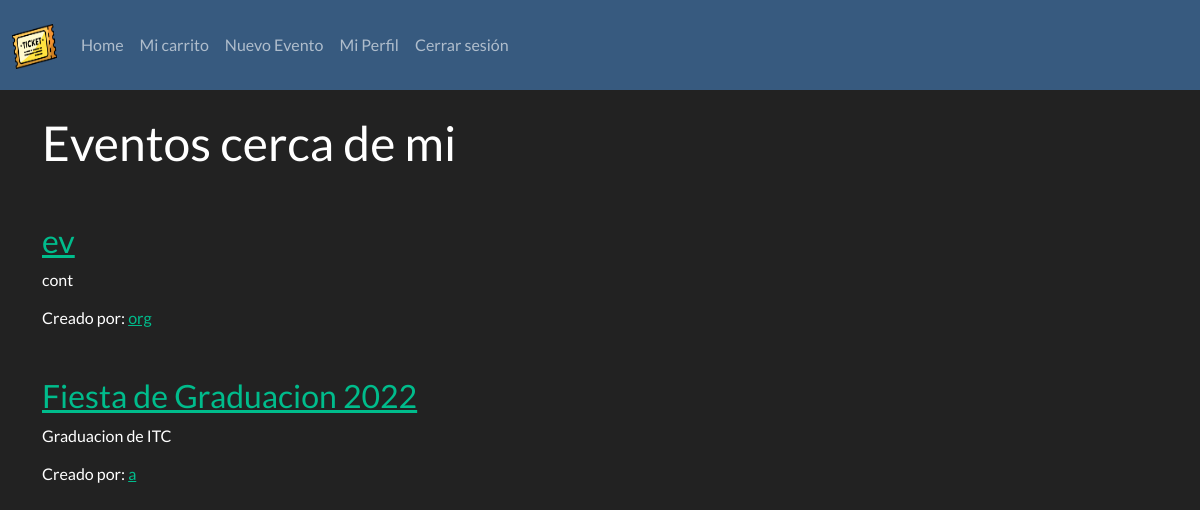
/ (signed in), run on an earlier commit of the app's database.
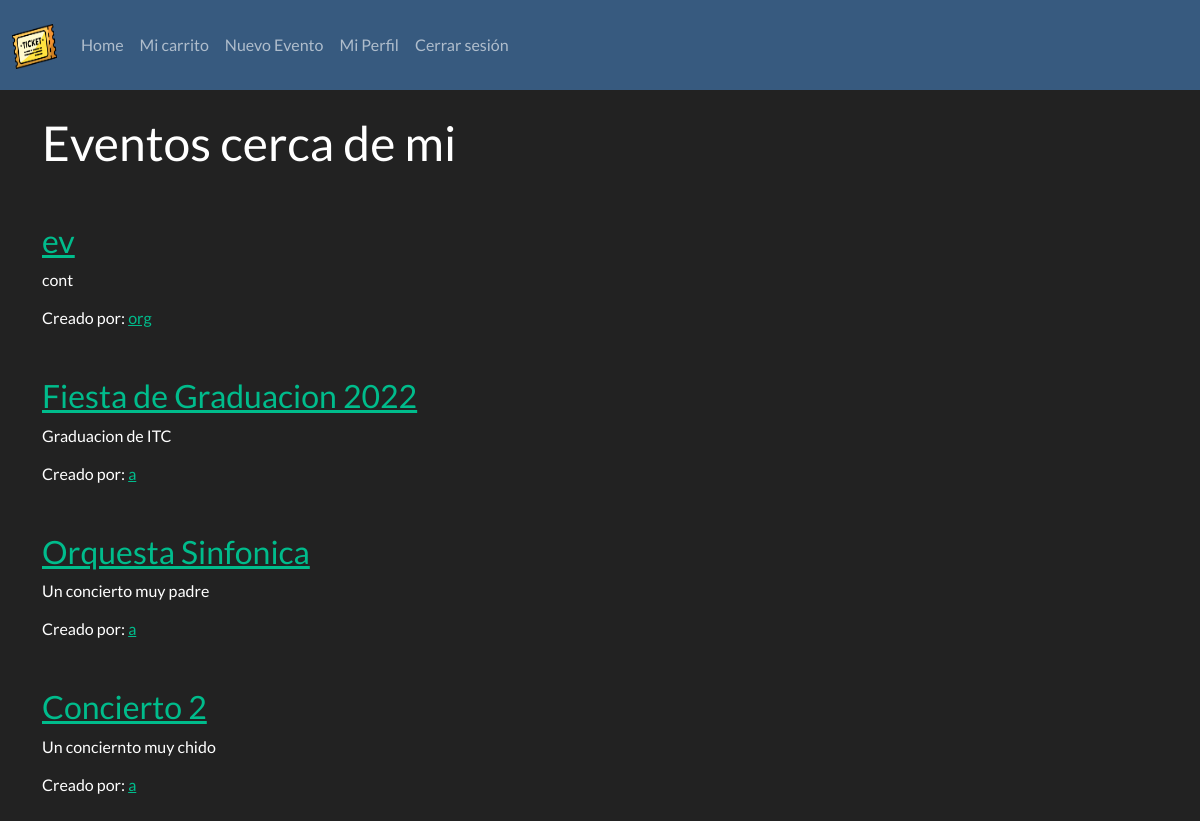
And on a later commit of the database.
### app/models.py (models this page shows, shortened)
class Evento(db.Model):
	id = db.Column(db.Integer, primary_key=True)
	nombre = db.Column(db.String(320), nullable=False)
	descripcion = db.Column(db.Text)
	fecha = db.Column(db.DateTime, nullable=False)
	user_id = db.Column(db.Integer, db.ForeignKey('user.id'), nullable=False)
	precio_general = db.Column(db.Float)
	precio_vip = db.Column(db.Float)
	@hybrid_property
	def organizador(self):
		return User.query.filter_by(id=self.user_id).first()

class User(db.Model, UserMixin):
	id = db.Column(db.Integer, primary_key=True)
	nombre = db.Column(db.String(320), nullable=False)
	username = db.Column(db.String(25), unique=True, nullable=False)
	email = db.Column(db.String(320), unique=True, nullable=False)
	password = db.Column(db.String(25), nullable=False)
	eventos = db.relationship('Evento', backref='creator', lazy=True)
	@hybrid_property
	def tipo(self):
		if Administrador.query.filter_by(id=self.id).first():
			return "Administrador"
		elif Comprador.query.filter_by(id=self.id).first():
			return "Comprador"
		elif Organizador.query.filter_by(id=self.id).first():
			return "Organizador"

### app/routes.py (the view)
@app.route('/')
@login_required
def home():
	events = Evento.query.all()
	return render_template('index.html', username=current_user.username, events=events)

### app/models.py (called while the page is built)
@login_manager.user_loader
def load_user(user_id):
	return User.query.get(int(user_id))

### app/templates/index.html (shortened to what this page needs)
{% extends 'layout.html' %}
{% block body %}
<br>
	<h1>Eventos cerca de mi</h1>
	<div class="event-list">
		{% for evento in events %}
			<div class="event-summary">
				<h3><a href="{{ url_for('evento', evento_id=evento.id) }}">{{ evento.nombre }}</a></h3>
				<p>{{ evento.descripcion }}</p>
				<h6>Creado por: <a href="{{ url_for('profile', username=evento.organizador.username) }}">{{ evento.organizador.nombre }}</a></h3>
			</div>
		{% endfor %}
	</div>
<br>
{% endblock %}

### app/templates/layout.html (shortened to what this page needs)
<!DOCTYPE html>
<html lang="en">
<head>
    <link rel="stylesheet" href="https://bootswatch.com/5/darkly/bootstrap.min.css">
    <link rel= "stylesheet" type= "text/css" href= "{{ url_for('static',filename='styles/main.css') }}">
</head>
<body>
    <nav class="navbar navbar-expand-lg navbar-dark bg-primary">
        <div class="container-fluid">
          <a class="navbar-brand" href="{{ url_for('home') }}">
            <img src="{{ url_for('static', filename = 'assets/logo.png') }}" alt="" width="45" height="45" class="d-inline-block align-text-top">
          </a>
          <div class="collapse navbar-collapse" id="navbarSupportedContent">
            <ul class="navbar-nav me-auto mb-2 mb-lg-0">
              <li class="nav-item">
                <a class="nav-link" href="{{ url_for('home') }}">Home</a>
              </li>
              <li class="nav-item">
                <a class="nav-link" href="{{ url_for('carrito') }}">Mi carrito</a>
              </li>
              {% if current_user.tipo == "Organizador" %}
                <li class="nav-item">
                  <a class="nav-link" href="{{ url_for('nuevo_evento') }}">Nuevo Evento</a>
                </li>
              {% endif %}
              {% if current_user.is_authenticated %}
                <li class="nav-item">
                  <a class="nav-link" href="{{ url_for('profile', username=current_user.username) }}">Mi Perfil</a>
                </li>
                <li class="nav-item">
                  <a class="nav-link" href="{{ url_for('logout') }}">Cerrar sesión</a>
                </li>
              {% endif %}
              </ul>
          </div>
        </div>
      </nav>
    <div class="container">
    {% block body %}
    {% endblock %}
    </div>
</body>
</html>

### app/static/styles/main.css (style rules this page uses)
.event-list { margin-top: 50px; }
.event-summary { margin-top: 40px; margin-bottom: 50px; }

What changed in the data, as far as the page shows it:
added Evento: nombre "Orquesta Sinfonica", descripcion "Un concierto muy padre", organizador.nombre "a"
added Evento: nombre "Concierto 2", descripcion "Un conciernto muy chido", organizador.nombre "a"
